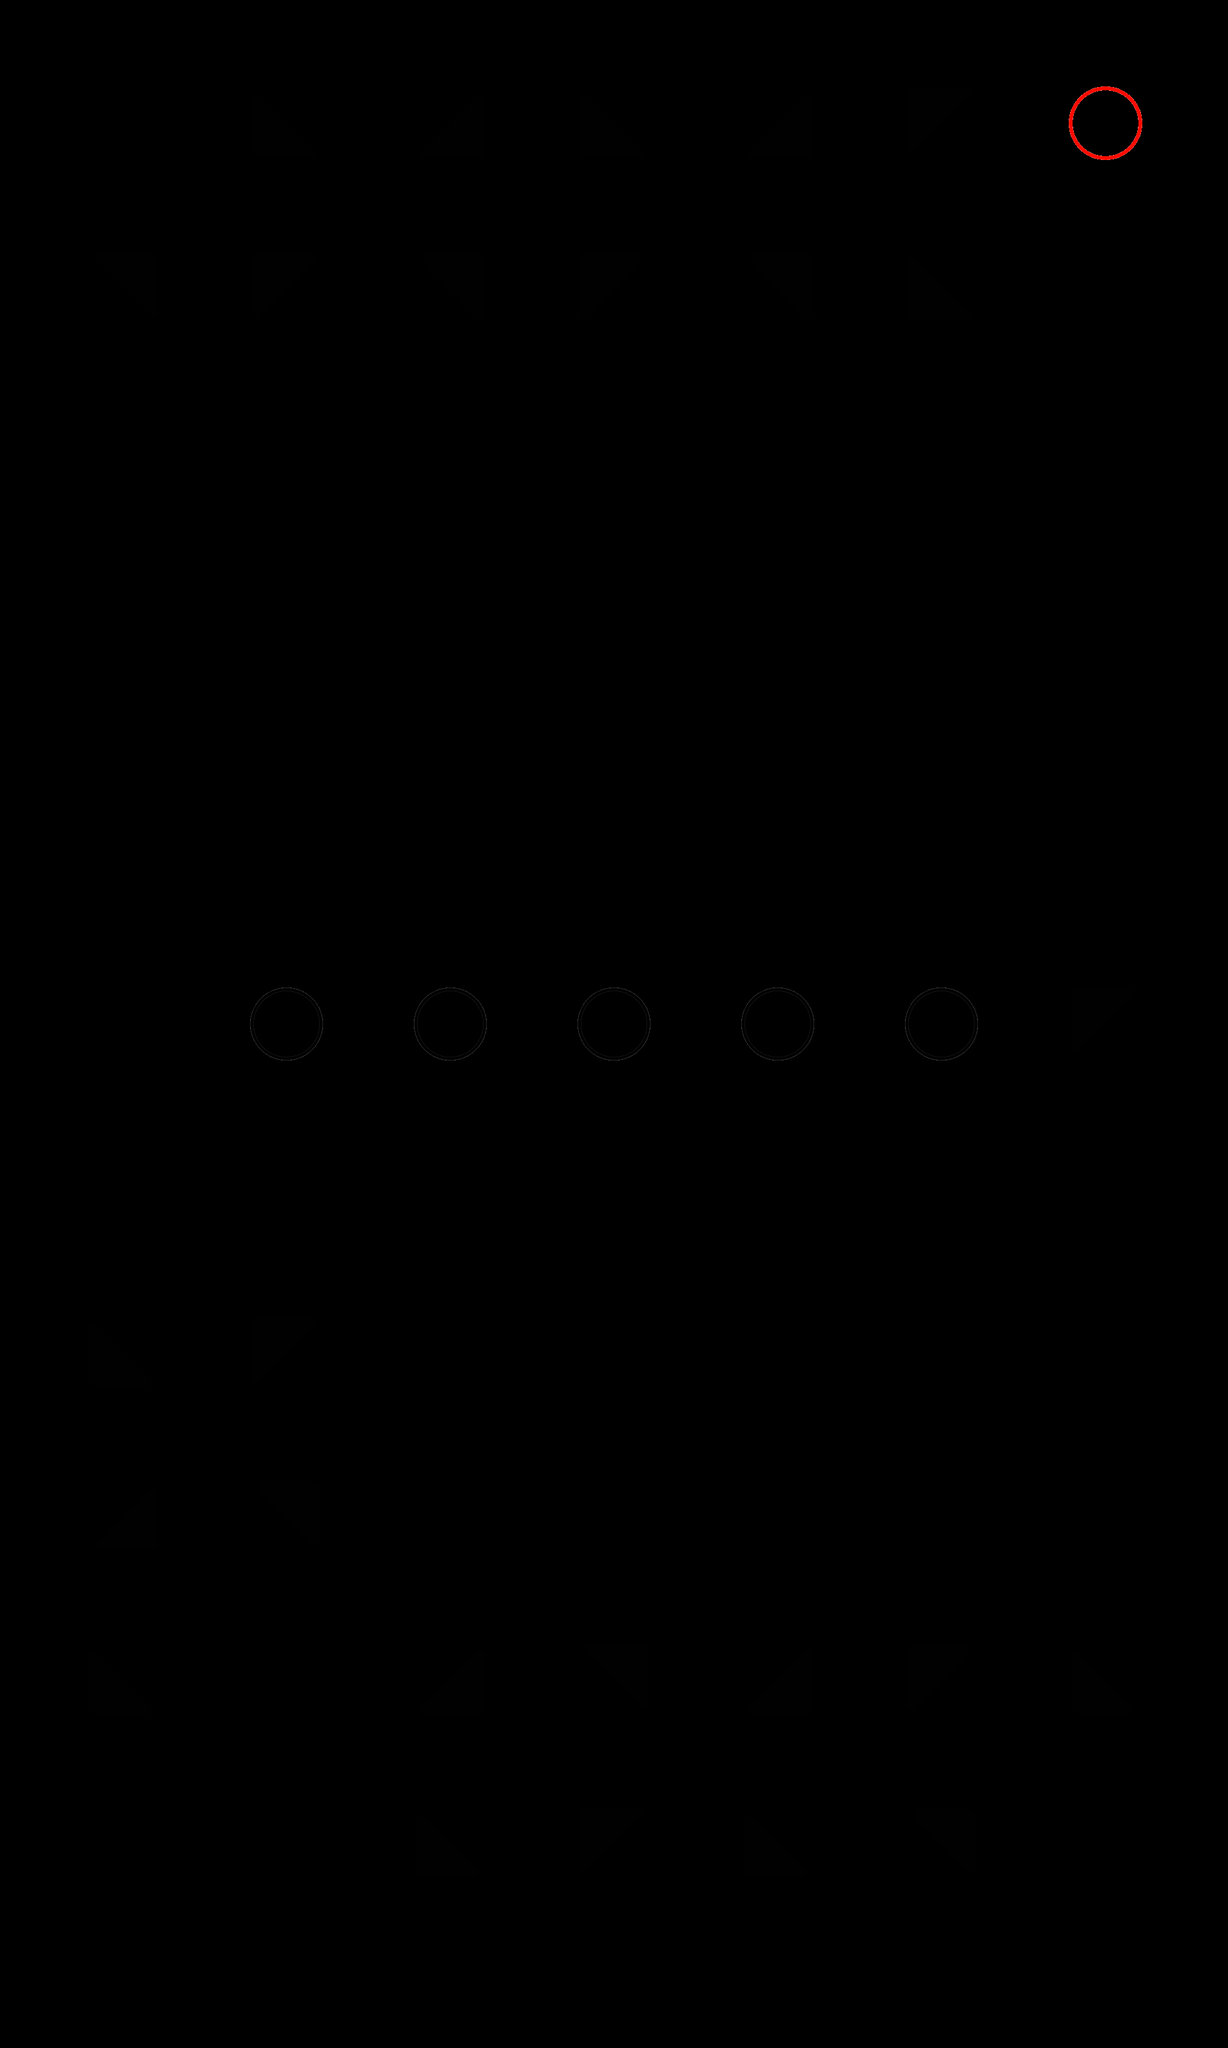

Tiled map render using the project's own tile images. Description and the map definition, with tile-layer contents summarised, below:
An orthogonal 15x25 tile map with 128x128 px tiles, 2 tile layers (tilelayer, settingslayer) and 63 objects.

<map version="1.0" tiledversion="1.0.2" orientation="orthogonal" renderorder="right-down" width="15" height="25" tilewidth="128" tileheight="128" nextobjectid="82">
 <tileset firstgid="1" source="untitled.tsx" />
 <layer name="tilelayer" width="15" height="25">
  <data>[375 cells, 63 non-empty, 4 distinct tile ids]</data>
 </layer>
 <layer name="settingslayer" width="15" height="25">
  <properties>
   <property name="ambientlight" type="float" value="0.95" />
   <property name="scale" type="float" value="2" />
  </properties>
  <data>[375 cells, 0 non-empty, 0 distinct tile ids]</data>
 </layer>
 <objectgroup name="mirrors">
  <object id="17" gid="2" x="1408" y="512" width="128" height="128" />
  <object id="18" gid="2" x="1408" y="256" width="128" height="128" />
  <object id="19" gid="2" x="1152" y="256" width="128" height="128" />
  <object id="20" gid="2" x="1152" y="512" width="128" height="128" />
  <object id="21" gid="2" x="896" y="512" width="128" height="128" />
  <object id="22" gid="2" x="896" y="256" width="128" height="128" />
  <object id="23" gid="2" x="640" y="256" width="128" height="128" />
  <object id="24" gid="2" x="640" y="512" width="128" height="128" />
  <object id="25" gid="2" x="384" y="512" width="128" height="128" />
  <object id="26" gid="2" x="384" y="256" width="128" height="128" />
  <object id="27" gid="2" x="128" y="512" width="128" height="128" />
  <object id="28" gid="2" x="128" y="2176" width="128" height="128" />
  <object id="29" gid="2" x="384" y="2176" width="128" height="128" />
  <object id="30" gid="2" x="384" y="2432" width="128" height="128" />
  <object id="31" gid="2" x="128" y="2432" width="128" height="128" />
  <object id="32" gid="2" x="128" y="2688" width="128" height="128" />
  <object id="34" gid="2" x="640" y="2688" width="128" height="128" />
  <object id="35" gid="2" x="640" y="2944" width="128" height="128" />
  <object id="36" gid="2" x="896" y="2944" width="128" height="128" />
  <object id="37" gid="2" x="896" y="2688" width="128" height="128" />
  <object id="38" gid="2" x="1152" y="2688" width="128" height="128" />
  <object id="39" gid="2" x="1152" y="2944" width="128" height="128" />
  <object id="40" gid="2" x="1408" y="2944" width="128" height="128" />
  <object id="41" gid="2" x="1408" y="2688" width="128" height="128" />
  <object id="42" gid="2" x="1664" y="2688" width="128" height="128" />
  <object id="43" gid="2" x="1664" y="1664" width="128" height="128" />
 </objectgroup>
 <objectgroup name="pelletends">
  <object id="76" gid="4" x="1408" y="1664" width="128" height="128" />
  <object id="77" gid="4" x="1152" y="1664" width="128" height="128" />
  <object id="78" gid="4" x="896" y="1664" width="128" height="128" />
  <object id="79" gid="4" x="640" y="1664" width="128" height="128" />
  <object id="80" gid="4" x="384" y="1664" width="128" height="128" />
 </objectgroup>
 <objectgroup name="pelletstarts">
  <object id="81" gid="3" x="1664" y="256" width="128" height="128">
   <properties>
    <property name="firedirections" value="l" />
    <property name="initialdelay" type="float" value="3" />
    <property name="pelletpause" type="float" value="3" />
   </properties>
  </object>
 </objectgroup>
 <objectgroup name="trackpoints" />
 <objectgroup name="blocks">
  <object id="45" gid="1" x="1536" y="640" width="128" height="128" />
  <object id="46" gid="1" x="1536" y="768" width="128" height="128" />
  <object id="47" gid="1" x="1536" y="896" width="128" height="128" />
  <object id="48" gid="1" x="1536" y="1024" width="128" height="128" />
  <object id="49" gid="1" x="1536" y="1152" width="128" height="128" />
  <object id="50" gid="1" x="1536" y="1280" width="128" height="128" />
  <object id="51" gid="1" x="1536" y="1408" width="128" height="128" />
  <object id="52" gid="1" x="1536" y="1536" width="128" height="128" />
  <object id="53" gid="1" x="1536" y="1792" width="128" height="128" />
  <object id="54" gid="1" x="1536" y="1920" width="128" height="128" />
  <object id="55" gid="1" x="1408" y="1920" width="128" height="128" />
  <object id="56" gid="1" x="1152" y="1920" width="128" height="128" />
  <object id="57" gid="1" x="896" y="1920" width="128" height="128" />
  <object id="58" gid="1" x="640" y="1920" width="128" height="128" />
  <object id="59" gid="1" x="384" y="1920" width="128" height="128" />
  <object id="60" gid="1" x="256" y="1920" width="128" height="128" />
  <object id="61" gid="1" x="256" y="1792" width="128" height="128" />
  <object id="62" gid="1" x="256" y="1664" width="128" height="128" />
  <object id="63" gid="1" x="256" y="1536" width="128" height="128" />
  <object id="64" gid="1" x="256" y="1408" width="128" height="128" />
  <object id="65" gid="1" x="256" y="1280" width="128" height="128" />
  <object id="66" gid="1" x="256" y="1152" width="128" height="128" />
  <object id="67" gid="1" x="256" y="1024" width="128" height="128" />
  <object id="68" gid="1" x="256" y="896" width="128" height="128" />
  <object id="69" gid="1" x="256" y="768" width="128" height="128" />
  <object id="70" gid="1" x="256" y="640" width="128" height="128" />
  <object id="71" gid="1" x="384" y="1408" width="128" height="128" />
  <object id="72" gid="1" x="640" y="1408" width="128" height="128" />
  <object id="73" gid="1" x="896" y="1408" width="128" height="128" />
  <object id="74" gid="1" x="1152" y="1408" width="128" height="128" />
  <object id="75" gid="1" x="1408" y="1408" width="128" height="128" />
 </objectgroup>
 <objectgroup name="toggles" />
 <objectgroup name="wallportals" />
</map>
